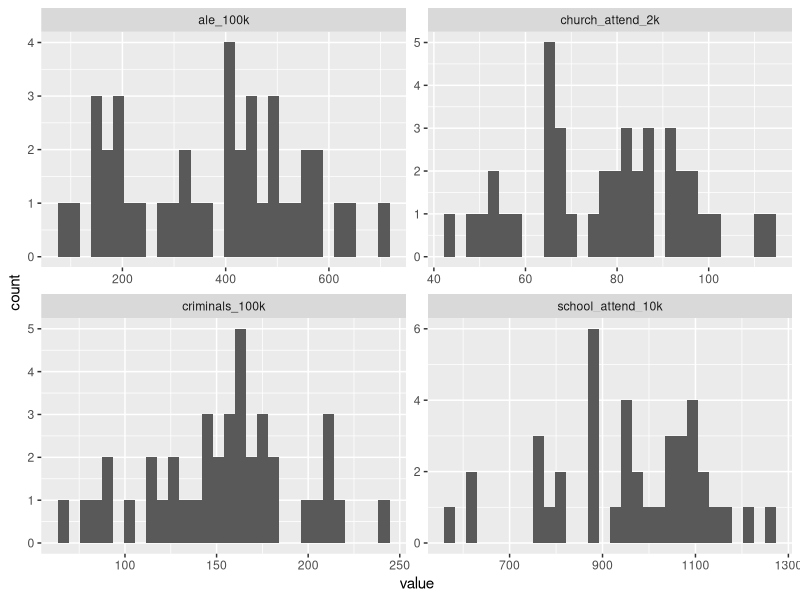
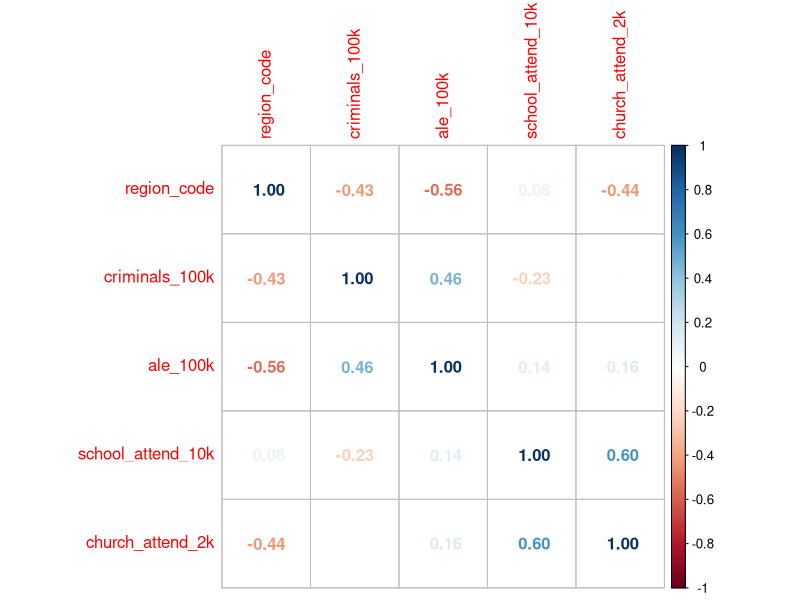
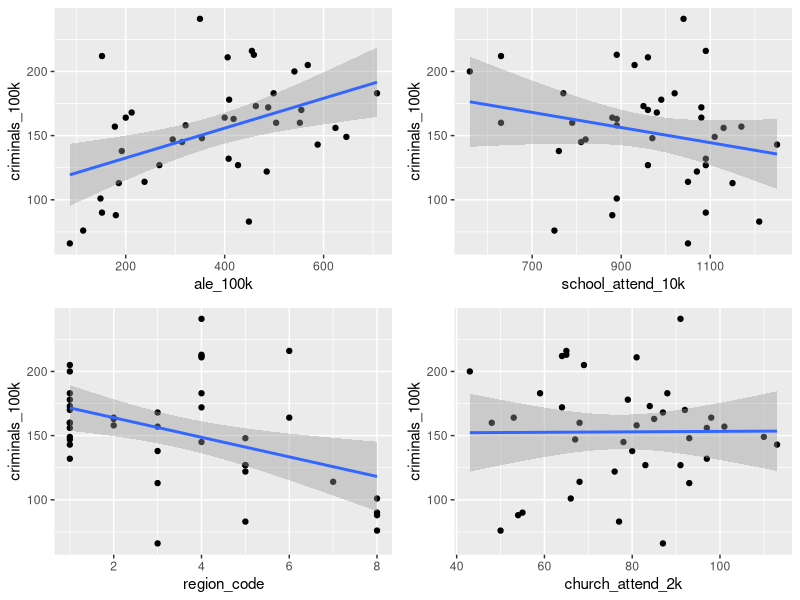
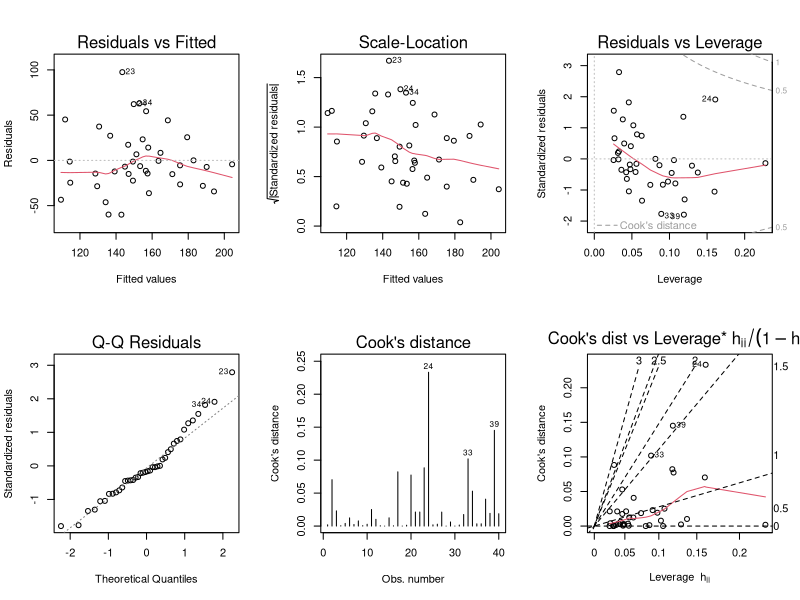

These figures' R source, in order:
## ---- chunk 1
knitr::opts_chunk$set(echo = TRUE)
## ---- chunk 2
library(conflicted)
library(ggplot2)
library(GGally)
library(ggpubr)
library(tidyverse)
library(corrplot)
require(gridExtra)
conflict_prefer("filter", "dplyr")
conflict_prefer("lag", "dplyr")
## ---- chunk 3
data <- read.csv('./data/beerhall.csv')
colnames(data)<- c("county", "region_name", "region_code", "criminals_100k", "ale_100k","school_attend_10k", "church_attend_2k")

writeLines("\nFirst few data elements:\n")
str(data)
writeLines("\n")
head(data)
writeLines("\n")

## ---- chunk 4
# returns minimum, maximum, 1st quartile, median, mean and 3rd
#quartile of every variable
writeLines("Data summary:\n")
summary(data)
writeLines("\n")

## ---- chunk 5
# plot variable-wise histograms
numeric_data <- data[, sapply(data, is.numeric)]
data %>% pivot_longer(cols = c(criminals_100k, ale_100k,school_attend_10k, church_attend_2k)) %>%
  ggplot(aes(value)) + facet_wrap(~ name, scales = "free") + geom_histogram()

## ---- chunk 6
# analyse correlation between variables
par(mfrow = c(1, 1))
M <- cor(numeric_data)
corrplot(cor(numeric_data), method = "number")
## ---- chunk 7
# regression plots
fig1 <- ggplot(data, aes(ale_100k, criminals_100k)) + geom_point() +
  stat_smooth(method = "lm")
fig2 <- ggplot(data, aes(school_attend_10k, criminals_100k)) + geom_point() +
  stat_smooth(method = "lm")
fig3 <- ggplot(data, aes(region_code, criminals_100k)) + geom_point() +
  stat_smooth(method = "lm")
fig4 <- ggplot(data, aes(church_attend_2k, criminals_100k)) + geom_point() +
  stat_smooth(method = "lm")

ggarrange(fig1, fig2, fig3, fig4)
## ---- chunk 8
cor(data[c(4,5,6,7)])
## ---- chunk 9
lms<- step(lm(criminals_100k~ale_100k+school_attend_10k+church_attend_2k, data=data))
## ---- chunk 10
model<- lm(criminals_100k~ale_100k+school_attend_10k+church_attend_2k, data=data)
summary(model)
## ---- chunk 11
model2<- lm(criminals_100k~ale_100k+school_attend_10k, data=data)
summary(model2)
## ---- chunk 12
layout(matrix(1:6,ncol=3))
plot(model2, which = c(1,2,3,4,5,6))
